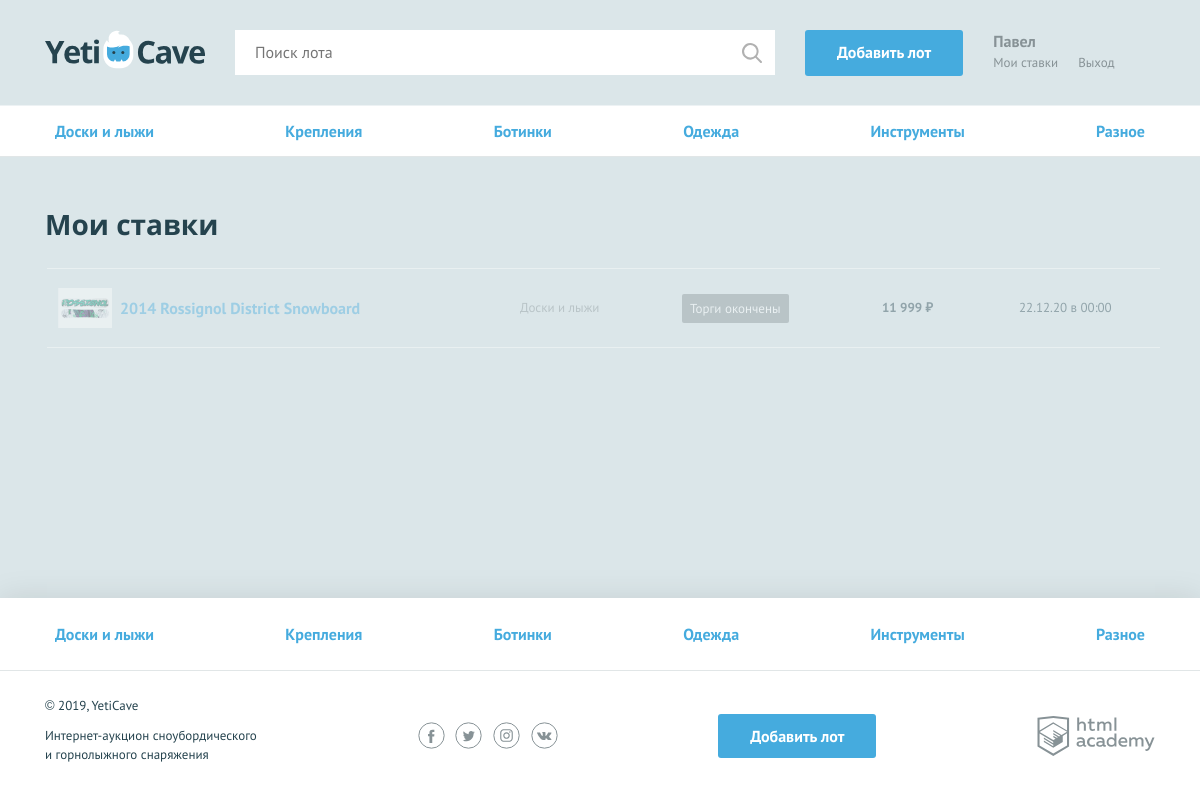
Screenshot of /my-bets.php (signed in) with the database file from the repository.
### tables this page shows
CREATE TABLE categories (
  id INT AUTO_INCREMENT PRIMARY KEY,
  name VARCHAR(128),
  code VARCHAR(128)
);

CREATE TABLE lots (
  id INT AUTO_INCREMENT PRIMARY KEY,
  create_date DATETIME,
  user_id INT,
  name VARCHAR(128),
  description TEXT,
  category_id INT,
  image_url VARCHAR(128),
  price DECIMAL,
  end_date DATE,
  price_step INT,
  winner_id INT
);

CREATE TABLE rates (
  id INT AUTO_INCREMENT PRIMARY KEY,
  rate_date DATETIME,
  sum DECIMAL,
  user_id INT,
  lot_id INT
);

### helpers.php (called while the page is built, shortened)
<?php
function include_template($name, array $data = [])
{
    $name = 'templates/' . $name;
    extract($data);
    require $name;
    $result = ob_get_clean();
    return $result;
}

### templates/my-bets.php (the view, shortened to what this page needs)
<main>
    <nav class="nav">
        <ul class="nav__list container">
            <?php foreach ($categories as $category) : ?>
                <li class="nav__item">
                    <a href="/category.php?id=<?= stripTags($category['id']); ?>"><?= stripTags($category['name']); ?></a>
                </li>
            <?php endforeach; ?>
        </ul>
    </nav>
    <section class="rates container">
        <h2>Мои ставки</h2>
        <table class="rates__list">
            <?php foreach ($lots as $lot) : ?>
                <?php
                $data = getDifferenceTime($lot['end_date'], true);
                ?>
                <tr class="rates__item <?php if (isset($lot['winner_id']) && $lot['winner_id'] == $userId && $lot['sum'] == currentRate($connection, $lot['id'])) {
                                            echo 'rates__item--win';
                                        } elseif ($data[0] <= 0) {
                                            echo 'rates__item--end';
                                        } ?>">
                    <td class="rates__info">
                        <div class="rates__img">
                            <img src="<?= stripTags($lot['image_url']); ?>" width="54" height="40" alt="<?= stripTags($lot['name']); ?>">
                        </div>
                        <div>
                            <h3 class="rates__title"><a href="lot.php?id=<?= stripTags($lot['id']); ?>"><?= stripTags($lot['name']); ?></a></h3>
                        </div>
                    </td>
                    <td class="rates__category">
                        <?= stripTags($lot['category']); ?>
                    </td>
                    <td class="rates__timer">
                        <?php if ($data[0] <= 0) : ?>
                            <?php if (isset($lot['winner_id']) && $lot['winner_id'] == $userId && $lot['sum'] == currentRate($connection, $lot['id'])) : ?>
                                <div class="timer timer--win">Ставка выиграла</div>
                            <?php else : ?>
                                <div class="timer timer--end">Торги окончены</div>
                            <?php endif; ?>
                        <?php endif; ?>
                    </td>
                    <td class="rates__price">
                        <?= formatPrice(stripTags($lot['sum'])); ?>
                    </td>
                    <td class="rates__time">
                        <?= lotRateDatePassed($lot['rate_date']); ?>
                    </td>
                </tr>
            <?php endforeach; ?>
        </table>
    </section>
</main>

### functions.php (shortened to what this page needs)
<?php
function formatPrice(int $sum)
{
    $sum = ceil($sum);
    if ($sum >= 1000) {
        $sum = number_format($sum, 0, ".", " ");
    }
    return $sum . ' ₽';
}
function stripTags(string $str)
{
    $text = strip_tags($str);
    return $text;
}
function getDifferenceTime(string $lotDate, bool $showSeconds = null)
{
    $currentDate = time();
    $lotDateUnix = strtotime($lotDate);
    $dateDiff = $lotDateUnix - $currentDate;
    $allMinutes = floor($dateDiff / 60);
    $hours = floor($allMinutes / 60);
    $minute = $allMinutes - $hours * 60;
    $seconds =  $dateDiff - $allMinutes * 60;
    if ($showSeconds === true) {
        $res = [
            $hours, $minute, $seconds
        ];
    } else {
        $res = [
            $hours, $minute
        ];
    }
    return $res;
}
function getCategories(object $connection)
{
    $requestCategories = "SELECT id, name, code FROM categories";
    $resultCategories = mysqli_query($connection, $requestCategories);
    $categories = mysqli_fetch_all($resultCategories, MYSQLI_ASSOC);
    return $categories;
}
function getLotsRates(object $connection, int $userId)
{
    $lotsRatesSql = "SELECT lots.image_url, lots.name, lots.id, categories.name as category, lots.end_date, lots.winner_id, rates.rate_date, rates.sum
    FROM users
    JOIN rates
    ON users.id = rates.user_id
    JOIN lots
    ON rates.lot_id = lots.id
    JOIN categories
    ON lots.category_id = categories.id
    WHERE users.id = $userId
    ORDER BY rates.rate_date DESC";
    $lotsRatesSqlResult = mysqli_query($connection, $lotsRatesSql);
    $lotsRates = mysqli_fetch_all($lotsRatesSqlResult, MYSQLI_ASSOC);
    return $lotsRates;
}
function lotRateDifference(string $rateDate)
{
    $currentDate = time();
    $lotDateUnix = strtotime($rateDate);
    $lotCountdown = $currentDate - $lotDateUnix;
    return $lotCountdown;
}
function lotRateCount(int $value)
{
    $allMinutes = floor($value / 60);
    $hours = floor($allMinutes / 60);
    $minute = $allMinutes - $hours * 60;
    $res = [
        $hours, $minute
    ];
    return $res;
}
function lotRateDatePassed(string $date)
{
    $rateDate = $date;
    $dateFormat = date("d.m.y в H:i", strtotime($rateDate));
    $dateFormatTommorow = date("H:i", strtotime($rateDate));
    $countRateDate = lotRateDifference($date);
    $rateDatePassed = lotRateCount($countRateDate);
    if ($rateDatePassed[0] < 1) {
        echo "$rateDatePassed[1] " .
            get_noun_plural_form(
                $rateDatePassed[1],
                'минута',
                'минуты',
                'минут'
            ) . " назад";
    } elseif ($rateDatePassed[0] == 1) {
        echo "Час назад";
    } elseif ($rateDatePassed[0] >= 24 && $rateDatePassed[0] < 48) {
        echo "Вчера, в " . $dateFormatTommorow;
    } else {
        echo stripTags($dateFormat);
    }
}

### templates/layout.php (shortened to what this page needs)
<!DOCTYPE html>
<html lang="ru">
<head>
    <link href="../css/normalize.min.css" rel="stylesheet">
    <link href="../css/style.css" rel="stylesheet">
    <link href="../css/flatpickr.min.css" rel="stylesheet">
</head>
<body>
    <div class="page-wrapper">
        <header class="main-header">
            <div class="main-header__container container">
                <a class="main-header__logo" href="/">
                    <img src="../img/logo.svg" width="160" height="39" alt="Логотип компании YetiCave">
                </a>
                <form class="main-header__search" method="get" action="search.php" autocomplete="off">
                    <input type="search" name="search" placeholder="Поиск лота" value="<?= (isset($_GET['search']) ? $_GET['search'] : ''); ?>">
                    <input class="main-header__search-btn" type="submit" name="find" value="Найти">
                </form>
                <a class="main-header__add-lot button" href="/add.php">Добавить лот</a>
                <nav class="user-menu">
                    <?php if ($isAuth === 1) : ?>
                        <div class="user-menu__logged">
                            <p><?= $userName; ?></p>
                            <a class="user-menu__bets" href="/my-bets.php">Мои ставки</a>
                            <a class="user-menu__logout" href="/logout.php">Выход</a>
                        </div>
                    <?php endif; ?>
                </nav>
            </div>
        </header>
        <?= $content; ?>
    </div>
    <footer class="main-footer">
        <nav class="nav">
            <ul class="nav__list container">
                <?php foreach ($categories as $category) : ?>
                    <li class="nav__item">
                        <a href="/category.php?id=<?= stripTags($category['id']); ?>"><?= stripTags($category['name']); ?></a>
                    </li>
                <?php endforeach; ?>
            </ul>
        </nav>
        <div class="main-footer__bottom container">
            <div class="main-footer__copyright">
                <p>© 2019, YetiCave</p>
                <p>Интернет-аукцион сноубордического и горнолыжного снаряжения</p>
            </div>
            <div class="main-footer__social social">
                <a class="social__link social__link--facebook" href="#">
                </a>
                <a class="social__link social__link--twitter" href="#">
                </a>
                <a class="social__link social__link--instagram" href="#">
                </a>
                <a class="social__link social__link--vkontakte" href="#">
                </a>
            </div>
            <a class="main-footer__add-lot button" href="/add.php?user=<?= $isAuth; ?>">Добавить лот</a>
            <div class="main-footer__developed-by">
                <a class="logo-academy" href="https://htmlacademy.ru/intensive/php">
                </a>
            </div>
        </div>
    </footer>
</body>
</html>

### rows the page displays
categories: name "Доски и лыжи"
categories: name "Крепления"
categories: name "Ботинки"
categories: name "Одежда"
categories: name "Инструменты"
categories: name "Разное"
lots: image_url (picture), name "2014 Rossignol District Snowboard", category.name "Доски и лыжи", end_date "Торги окончены", rates.sum "11 999 ₽", rates.rate_date "22.12.20 в 00:00"

### other values shown
$userName "Павел"
